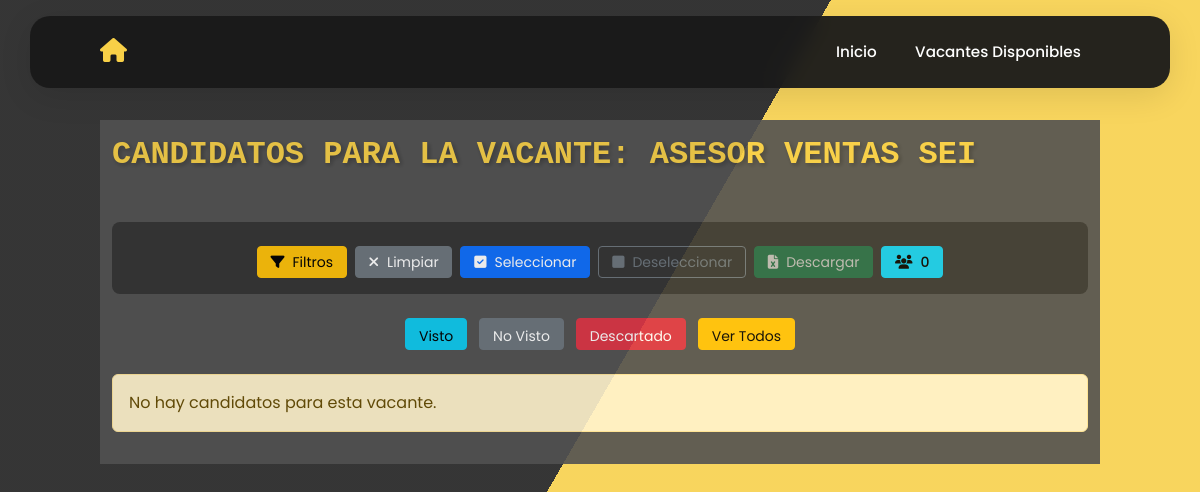
Page /vacantes/22/candidatos/ on the earlier database version.
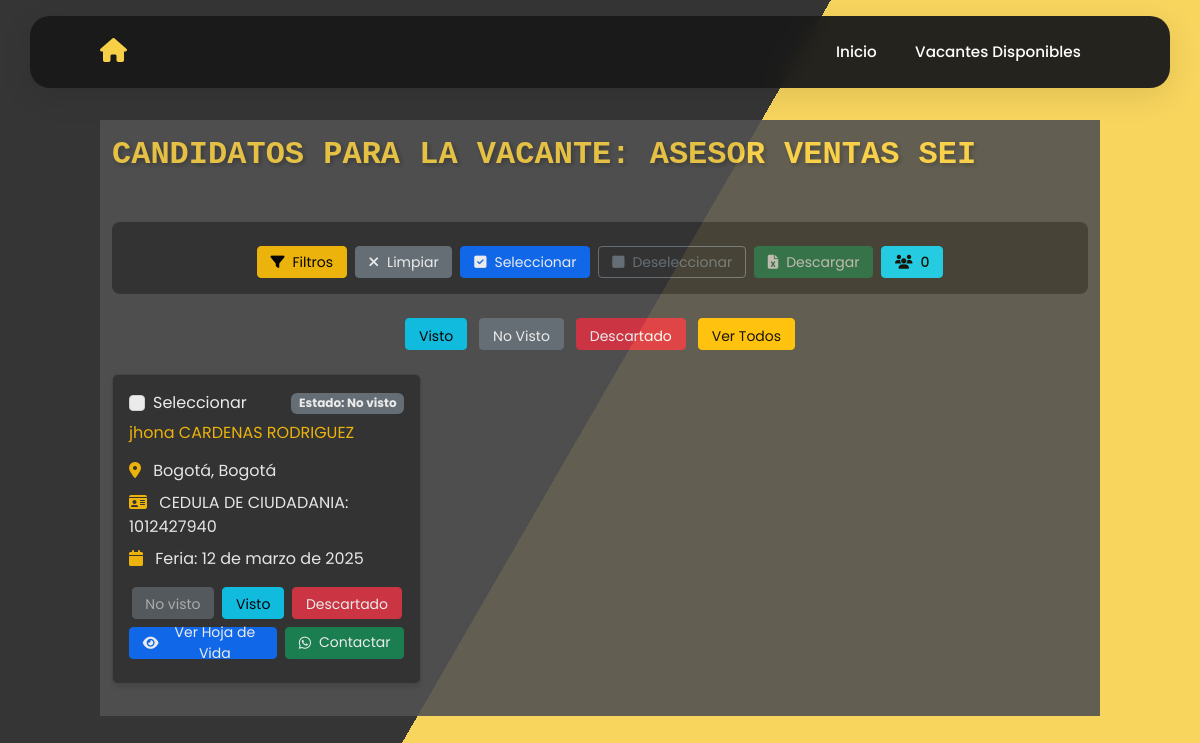
Same page on the later database version.
### vacantes/models.py (models this page shows, shortened)
class RegistroCandidato(models.Model):
    SEX_CHOICES = [
        ('Mujer', 'Mujer'),
        ('Hombre', 'Hombre'),
        ('Intersexual', 'Intersexual'),
    ]
    DOCUMENT_TYPE_CHOICES = [
        ('CEDULA DE CIUDADANIA', 'CEDULA DE CIUDADANIA'),
        ('PERMISO ESPECIAL DE PERMANENCIA', 'PERMISO ESPECIAL DE PERMANENCIA'),
        ('TARJETA DE IDENTIDAD', 'TARJETA DE IDENTIDAD'),
        ('DOCUMENTO NACIONAL DE IDENTIFICACION', 'DOCUMENTO NACIONAL DE IDENTIFICACION'),
        ('PASAPORTE', 'PASAPORTE'),
        ('CEDULA DE EXTRANJERIA', 'CEDULA DE EXTRANJERIA'),
    ]
    EDUCATION_LEVEL_CHOICES = [
        ('BASICA PRIMARIA', 'BASICA PRIMARIA'),
        ('BASICA SECUNDARIA', 'BASICA SECUNDARIA'),
        ('BACHILLER ACADEMICO', 'BACHILLER ACADEMICO'),
        ('ESTUDIANTE BACHILLER ACADEMICO', 'ESTUDIANTE BACHILLER ACADEMICO'),
        ('TECNICO LABORAL/PROFESIONAL', 'TECNICO LABORAL/PROFESIONAL'),
        ('ESTUDIANTE TECNICO LABORAL/PROFESIONAL', 'ESTUDIANTE TECNICO LABORAL/PROFESIONAL'),
        ('TECNOLOGO', 'TECNOLOGO'),
        ('ESTUDIANTE TECNOLOGO', 'ESTUDIANTE TECNOLOGO'),
        ('PROFESIONAL', 'PROFESIONAL'),
        ('ESTUDIANTE PROFESIONAL', 'ESTUDIANTE PROFESIONAL'),
        ('POSGRADO', 'POSGRADO'),
    ]
    SCHEDULE_CHOICES = [
        ('TIEMPO COMPLETO', 'TIEMPO COMPLETO'),
        ('MEDIO TIEMPO', 'MEDIO TIEMPO'),
        ('FINES DE SEMANA', 'FINES DE SEMANA'),
    ]
    DISABILITY_CHOICES = [
        ('SI', 'Sí'),
        ('NO', 'No'),
    ]
    SISE_CHOICES = [
        ('SI', 'Sí'),
        ('NO', 'No'),
    ]
    RECRUITER_CHOICES = [
        ('Diego Alejandro Parra Pinto', 'Diego Alejandro Parra Pinto'),
        ('Jony Edilberto Chisaba Rojas', 'Jony Edilberto Chisaba Rojas'),
        ('Jose Luis Gamez Torres', 'Jose Luis Gamez Torres'),
        ('Jully Andrea Galindo Fonseca', 'Jully Andrea Galindo Fonseca'),
        ('Maria Alejandra Moreno Pedraza', 'Maria Alejandra Moreno Pedraza'),
        ('Sergio Daniel García Donado', 'Sergio Daniel García Donado'),
        ('Steven Alejandro Arevalo Benitez', 'Steven Alejandro Arevalo Benitez'),
        ('Victor De Jesus Fagua Cogollo', 'Victor De Jesus Fagua Cogollo'),
        ('Yennifer Alexandra Ruiz', 'Yennifer Alexandra Ruiz'),
        ('Yesica Natalia Lemos Lemos', 'Yesica Natalia Lemos Lemos'),
    ]
    SALARY_CHOICES = [
        ('Menos de 1 SMMLV', 'Menos de 1 SMMLV'),
        ('1 a 2 SMMLV', '1 a 2 SMMLV'),
        ('2 a 4 SMMLV', '2 a 4 SMMLV'),
        ('4 a 6 SMMLV', '4 a 6 SMMLV'),
        ('6 a 9 SMMLV', '6 a 9 SMMLV'),
        ('9 a 12 SMMLV', '9 a 12 SMMLV'),
        ('12 a 15 SMMLV', '12 a 15 SMMLV'),
        ('15 a 19 SMMLV', '15 a 19 SMMLV'),
        ('20 SMMLV en adelante', '20 SMMLV en adelante'),
    ]
    feria = models.CharField(max_length=100, blank=True, null=True)
    fecha_feria = models.DateField(default=date(2025, 1, 1), blank=True, null=True)
    sexo = models.CharField(max_length=16, choices=SEX_CHOICES)
    tipo_documento = models.CharField(max_length=50, choices=DOCUMENT_TYPE_CHOICES)
    numero_documento = models.CharField(max_length=20, unique=True)
    nombres = models.CharField(max_length=100)
    apellidos = models.CharField(max_length=100)
    numero_celular = models.CharField(max_length=15)
    correo_electronico = models.EmailField()
    fecha_nacimiento = models.DateField()
    formacion_academica = models.CharField(max_length=40, choices=EDUCATION_LEVEL_CHOICES)
    programa_academico = models.CharField(max_length=100)
    experiencia_laboral = models.TextField(blank=True, null=True)
    interes_ocupacional = models.TextField(blank=True, null=True)
    departamento = models.ForeignKey(Departamento, on_delete=models.SET_NULL, null=True, blank=True)
    ciudad = models.ForeignKey(Ciudad, on_delete=models.SET_NULL, null=True, blank=True)
    candidato_discapacidad = models.CharField(max_length=2, choices=DISABILITY_CHOICES)
    tipo_discapacidad = models.CharField(max_length=100, blank=True, null=True)
    horario_interesado = models.CharField(max_length=20, choices=SCHEDULE_CHOICES)
    semestre_grado = models.CharField(max_length=100, blank=True, null=True)
    aspiracion_salarial = models.CharField(
        max_length=50,
        choices=SALARY_CHOICES,
        help_text="Seleccione una opción de aspiración salarial.",
        blank=True
    )
    registrado_en_sise = models.CharField(max_length=2, choices=SISE_CHOICES, blank=True, null=True)
    tecnico_seleccion = models.CharField(max_length=40, choices=RECRUITER_CHOICES, blank=True, null=True)
    vacantes_disponibles = models.ManyToManyField("Vacante", related_name="candidatos", blank=True)
    class Meta:
        verbose_name = "Registro de Candidato"
        verbose_name_plural = "Registros de Candidatos"

class EstadoAplicacion(models.Model):
    ESTADO_CHOICES = [
        ('No visto', 'No visto'),
        ('Visto', 'Visto'),
        ('Descartado', 'Descartado'),
    ]
    candidato = models.ForeignKey('RegistroCandidato', on_delete=models.CASCADE, related_name='aplicaciones')
    vacante = models.ForeignKey('Vacante', on_delete=models.CASCADE, related_name='aplicaciones')
    estado = models.CharField(max_length=20, choices=ESTADO_CHOICES, default='No visto')
    fecha_actualizacion = models.DateTimeField(auto_now=True)
    class Meta:
        unique_together = ('candidato', 'vacante')

class Departamento(models.Model):
    nombre = models.CharField(max_length=100, unique=True)
    class Meta:
        ordering = ["nombre"]  # Ordenar siempre por nombre alfabéticamente
    def __str__(self):
        return self.nombre

class Ciudad(models.Model):
    nombre = models.CharField(max_length=100)
    departamento = models.ForeignKey(Departamento, on_delete=models.CASCADE, related_name="ciudades")
    class Meta:
        ordering = ["nombre"]  # Ordenar siempre por nombre alfabéticamente
    def __str__(self):
        return self.nombre

### vacantes/views.py (the view, shortened to what this page needs)
# urls.py: path('vacantes/<int:id>/candidatos/', views.lista_candidatos, name='lista_candidatos'),
def lista_candidatos(request, id):
    vacante = get_object_or_404(Vacante, id=id)
    candidatos = vacante.candidatos.all()
    filtros = {}
    for key, value in request.GET.items():
        if value:  # Solo si el valor no está vacío
            filtros[key] = value
    print(f"Filtros recibidos: {filtros}")  # debug
    todos_los_comentarios = {}
    for candidato in candidatos:
        todos_los_comentarios[candidato.id] = candidato.comentarios.all()
    for candidato in candidatos:
        estado_aplicacion, _ = EstadoAplicacion.objects.get_or_create(
            candidato=candidato,
            vacante=vacante,
            defaults={'estado': 'No visto'}
        )
        candidato.estado_aplicacion = estado_aplicacion.estado
    departamento_choices = Departamento.objects.all().values_list('id', 'nombre')
    ciudad_choices = []
    if filtros.get('departamento'):
        ciudad_choices = Ciudad.objects.filter(departamento_id=filtros['departamento']).values_list('id', 'nombre')
    filtros_para_la_plantilla = {
        key: value for key, value in filtros.items() if key not in ['departamento', 'ciudad']
    }
    filtros_para_la_plantilla['departamento'] = int(filtros['departamento']) if filtros.get('departamento') else ''
    filtros_para_la_plantilla['ciudad'] = int(filtros['ciudad']) if filtros.get('ciudad') else ''
    if filtros_para_la_plantilla.get('ciudad'):
        filtros_para_la_plantilla['ciudad_nombre'] = Ciudad.objects.get(id=filtros_para_la_plantilla['ciudad']).nombre
    else:
        filtros_para_la_plantilla['ciudad_nombre'] = ''
    contexto = {
        'vacante': vacante,
        'candidatos': candidatos,
        'departamento_choices': departamento_choices,
        'ciudad_choices': ciudad_choices,
        'filtros': filtros_para_la_plantilla,
        'todos_los_comentarios': todos_los_comentarios,  # Pasar todos los comentarios al template
        'form_comentario': ComentarioCandidatoForm() # Se crea una instancia del formulario
    }
    return render(request, 'vacantes/lista_candidatos.html', contexto)

### vacantes/forms.py
class ComentarioCandidatoForm(forms.ModelForm):
    class Meta:
        model = ComentarioCandidato
        fields = ['comentario']
        widgets = {
            'comentario': forms.Textarea(attrs={'class': 'form-control', 'rows': 3, 'placeholder': 'Escribe un nuevo comentario...'}),
        }

### vacantes/templates/vacantes/lista_candidatos.html (shortened to what the changed rows need)
{% extends 'base.html' %}
{% load static %}
{% block contenido %}
<div class="container-fluid" style="opacity: 90%; background-color: #525252; color: #f1f1f1;">
    <div class="row">
        <div class="col py-3">
            <h1 style="color: #f8d047;">Candidatos para la Vacante: {{ vacante.cargo }}</h1>
            <br>
            <div class="row" id="candidatosList">
                {% for candidato in candidatos %}
                <div class="col-md-6 col-lg-4 mb-3 candidato-card"
                     data-nombre="{{ candidato.nombres }} {{ candidato.apellidos }}"
                     data-departamento="{{ candidato.departamento }}"
                     data-ciudad="{{ candidato.ciudad }}"
                     data-documento="{{ candidato.numero_documento }}">
                    <div class="card h-100" style="background-color: #333333; color: #ffffff;">
                        <div class="card-body">
                            <div class="d-flex justify-content-between align-items-center mb-2">
                                <div class="form-check m-0">
                                    <input class="form-check-input candidate-checkbox"
                                        type="checkbox"
                                        value="{{ candidato.id }}"
                                        id="check_{{ candidato.id }}">
                                    <label class="form-check-label" for="check_{{ candidato.id }}">
                                        Seleccionar
                                    </label>
                                </div>
                                <span class="badge
                                    {% if candidato.estado_aplicacion == 'No visto' %}bg-secondary
                                    {% elif candidato.estado_aplicacion == 'Visto' %}bg-info
                                    {% elif candidato.estado_aplicacion == 'Descartado' %}bg-danger
                                    {% endif %}">
                                    Estado: {{ candidato.estado_aplicacion }}
                                </span>
                            </div>
                            <h5 class="card-title text-warning mb-3">
                                {{ candidato.nombres }} {{ candidato.apellidos }}
                            </h5>
                            <div class="card-text">
                                <div class="mb-2 text-light">
                                    <i class="fas fa-map-marker-alt text-warning"></i>
                                    <span class="ms-2">{{ candidato.departamento }}, {{ candidato.ciudad }}</span>
                                </div>
                                <div class="mb-2 text-light">
                                    <i class="fas fa-id-card text-warning"></i>
                                    <span class="ms-2">{{ candidato.tipo_documento }}: {{ candidato.numero_documento }}</span>
                                </div>
                                <div class="mb-3 text-light">
                                    <i class="fas fa-calendar text-warning"></i>
                                    <span class="ms-2">Feria: {{ candidato.fecha_feria }}</span>
                                </div>
                            </div>
                            <div class="d-flex gap-2 justify-content-center mb-2">
                                <form action="{% url 'cambiar_estado_aplicacion' vacante.id candidato.id 'No visto' %}" method="POST">
                                    <button type="submit" class="btn btn-secondary btn-sm"
                                        {% if candidato.estado_aplicacion == 'No visto' %}disabled{% endif %}>
                                        No visto
                                    </button>
                                </form>
                                <form action="{% url 'cambiar_estado_aplicacion' vacante.id candidato.id 'Visto' %}" method="POST">
                                    <button type="submit" class="btn btn-info btn-sm"
                                        {% if candidato.estado_aplicacion == 'Visto' %}disabled{% endif %}>
                                        Visto
                                    </button>
                                </form>
                                <form action="{% url 'cambiar_estado_aplicacion' vacante.id candidato.id 'Descartado' %}" method="POST">
                                    <button type="submit" class="btn btn-danger btn-sm"
                                        {% if candidato.estado_aplicacion == 'Descartado' %}disabled{% endif %}>
                                        Descartado
                                    </button>
                                </form>
                            </div>
                            <div class="d-flex gap-2 mb-2">
                                <button class="btn btn-primary btn-sm flex-grow-1 view-details d-flex align-items-center justify-content-center gap-2"
                                    data-candidato-id="{{ candidato.id }}"
                                    data-estado-actual="{{ candidato.estado_aplicacion }}"
                                    onclick="verHojaDeVida({{ vacante.id }}, {{ candidato.id }}, this)">
                                    <i class="fas fa-eye"></i> Ver Hoja de Vida
                                </button>
                                <a class="btn btn-success btn-sm flex-grow-1 d-flex align-items-center justify-content-center gap-2"
                                    href="https://wa.me/?text=Cordial%20Saludo%20{{ candidato.nombres }}%20{{ candidato.apellidos }},%0ATe%20escribimos%20de%20la%20Agencia%20de%20Empleo%20Colsubsidio%20ya%20que%20aplicaste%20al%20cargo%20de%20{{ vacante.cargo }}%20en%20una%20de%20nuestras%20ferias%20de%20empleo."
                                    target="_blank">
                                    <i class="fab fa-whatsapp"></i> Contactar
                                </a>
                            </div>
                            </div>
                    </div>
                </div>
                {% empty %}
                <div class="col">
                    <div class="alert alert-warning">No hay candidatos para esta vacante.</div>
                </div>
                {% endfor %}
            </div>
        </div>
    </div>
</div>
{% endblock %}

Differences in the rows shown:
added RegistroCandidato: estado_aplicacion "No visto", nombres "jhona", apellidos "CARDENAS RODRIGUEZ", departamento "Bogotá", ciudad "Bogotá", tipo_documento "CEDULA DE CIUDADANIA", numero_documento "1012427940", fecha_feria "12 de marzo de 2025"
Other differences:
text no longer shown: "No hay candidatos para esta vacante."
